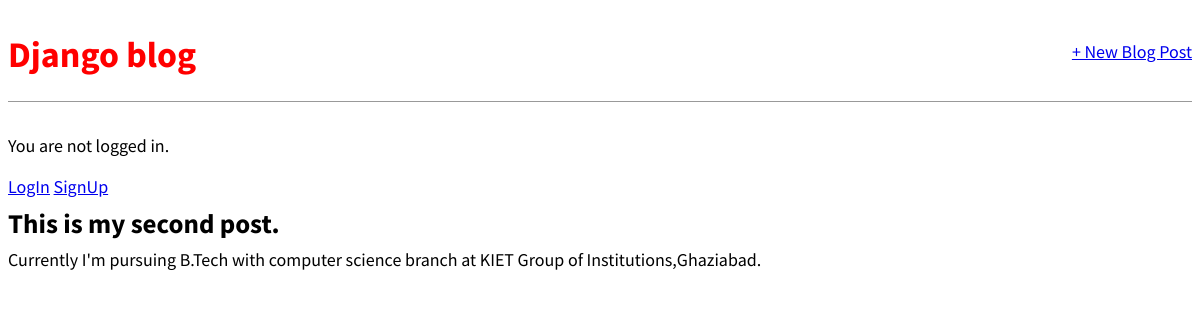
The app's page /post/2/ with its own data.
### blog/models.py (models this page shows, shortened)
class Post(models.Model):
    title=models.CharField(max_length=200)
    body=models.TextField()
    author=models.ForeignKey(
        'auth.User',
        on_delete=models.CASCADE
    )

### blog/views.py (the view)
# urls.py: path('post/<int:pk>/',BlogDetailView.as_view(),name='post_detail'),
class BlogDetailView(DetailView):
    model=Post
    template_name='post_detail.html'
    context_object_name='Detail_object'

### templates/post_detail.html
{% extends 'base.html' %}
{% block content %}
<div class="post-entry">
  <h2>{{ Detail_object.title }}</h2>
  <p>{{ Detail_object.body }}</p>
</div>
{% endblock content %}

### static/css/base.css (style rules this page uses)
body { font-family: "Source Sans Pro", sans-serif; font-size: 18px; }
.post-entry { margin-bottom: 2rem; }
.post-entry h2 { margin: 0.5rem 0; }
.post-entry p { margin: 0; font-weight: 400; }

### records on screen
Post: title "This is my second post.", body "Currently I'm pursuing B.Tech with computer science branch at KIET Group of Institutions,Ghaziabad."
